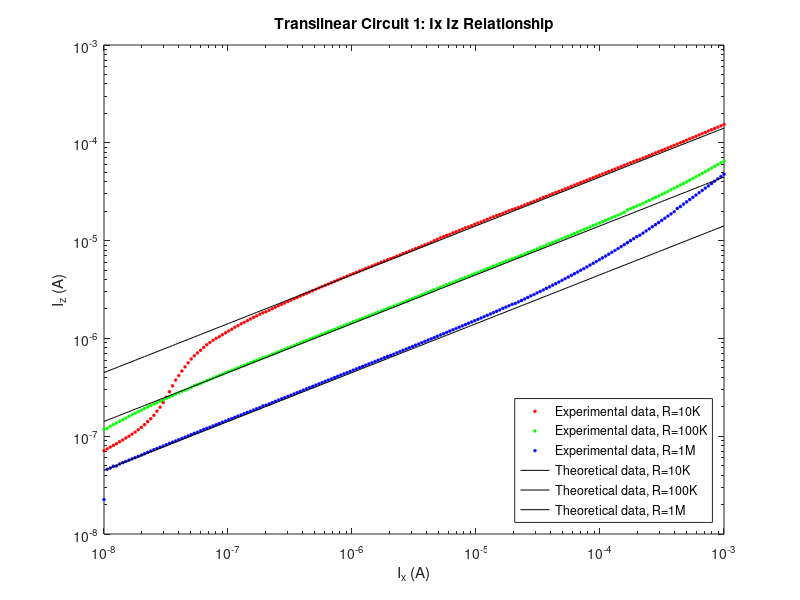
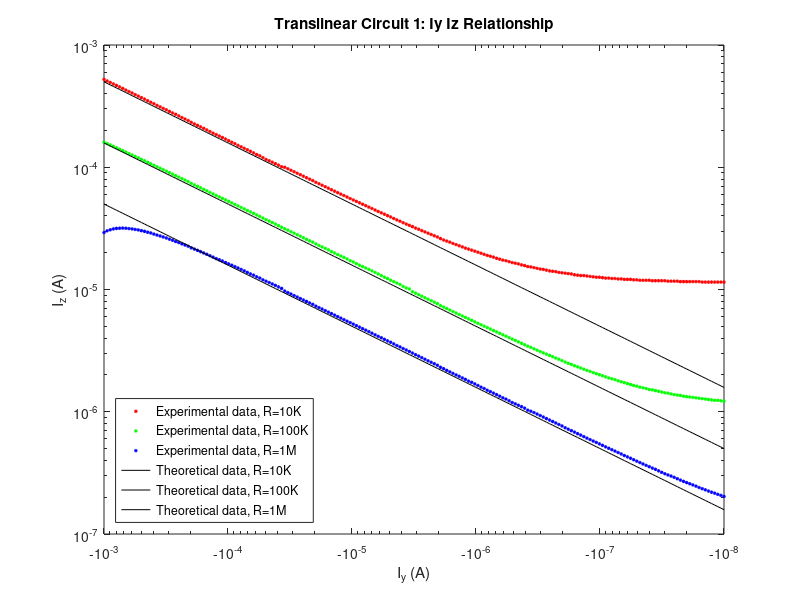

MATLAB code to generate these figures, in order:
load('collected_data_done.mat');

%% Ix plot

% Theoretical
for i = 1:length(Ix_Exp2_R10K)
    IzIx_Exp2_R10K_Theo(i) = exp(0.5 * log(Ix_Exp2_R10K(i) * 0.00002));
end

for j = 1:length(Ix_Exp2_R100K)
    IzIx_Exp2_R100K_Theo(j) = exp(0.5 * log(Ix_Exp2_R100K(j) * 0.000002));
end

for k = 1:length(Ix_Exp2_R1M)
    IzIx_Exp2_R1M_Theo(k) = exp(0.5 * log(Ix_Exp2_R1M(k) * 0.0000002));
end

figure
loglog(Ix_Exp2_R10K, abs(IzIx_Exp2_R10K), 'r*', 'MarkerSize', 2.5);
hold on
loglog(Ix_Exp2_R100K, abs(IzIx_Exp2_R100K), 'g*', 'MarkerSize', 2.5);
hold on
loglog(Ix_Exp2_R1M, abs(IzIx_Exp2_R1M), 'b*', 'MarkerSize', 2.5);
hold on
loglog(Ix_Exp2_R10K, abs(IzIx_Exp2_R10K_Theo), 'k-')
hold on
loglog(Ix_Exp2_R100K, abs(IzIx_Exp2_R100K_Theo), 'k-')
hold on
loglog(Ix_Exp2_R1M, abs(IzIx_Exp2_R1M_Theo), 'k-')
title('Translinear Circuit 1: Ix Iz Relationship');
xlabel('I_x (A)');
ylabel('I_z (A)');
legend('Experimental data, R=10K', 'Experimental data, R=100K', 'Experimental data, R=1M', 'Theoretical data, R=10K', 'Theoretical data, R=100K', 'Theoretical data, R=1M');
legend('location', 'southeast');
hold off

%% Iy plot

% Theoretical
for m = 1:length(Iy_Exp2_R10K)
    IzIy_Exp2_R10K_Theo(m) = exp(0.5 * log(Iy_Exp2_R10K(m) * 0.00025));
end

for n = 1:length(Iy_Exp2_R100K)
    IzIy_Exp2_R100K_Theo(n) = exp(0.5 * log(Iy_Exp2_R100K(n) * 0.000025));
end

for w = 1:length(Iy_Exp2_R1M)
    IzIy_Exp2_R1M_Theo(w) = exp(0.5 * log(Iy_Exp2_R1M(w) * 0.0000025));
end

figure
loglog(Iy_Exp2_R10K, abs(IzIy_Exp2_R10K), 'r*', 'MarkerSize', 2.5);
hold on
loglog(Iy_Exp2_R100K, abs(IzIy_Exp2_R100K), 'g*', 'MarkerSize', 2.5);
hold on
loglog(Iy_Exp2_R1M, abs(IzIy_Exp2_R1M), 'b*', 'MarkerSize', 2.5);
hold on
loglog(Iy_Exp2_R10K, abs(IzIy_Exp2_R10K_Theo), 'k-')
hold on
loglog(Iy_Exp2_R100K, abs(IzIy_Exp2_R100K_Theo), 'k-')
hold on
loglog(Iy_Exp2_R1M, abs(IzIy_Exp2_R1M_Theo), 'k-')
title('Translinear Circuit 1: Iy Iz Relationship');
xlabel('I_y (A)');
ylabel('I_z (A)');
legend('Experimental data, R=10K', 'Experimental data, R=100K', 'Experimental data, R=1M', 'Theoretical data, R=10K', 'Theoretical data, R=100K', 'Theoretical data, R=1M');
legend('location', 'southwest');
hold off
